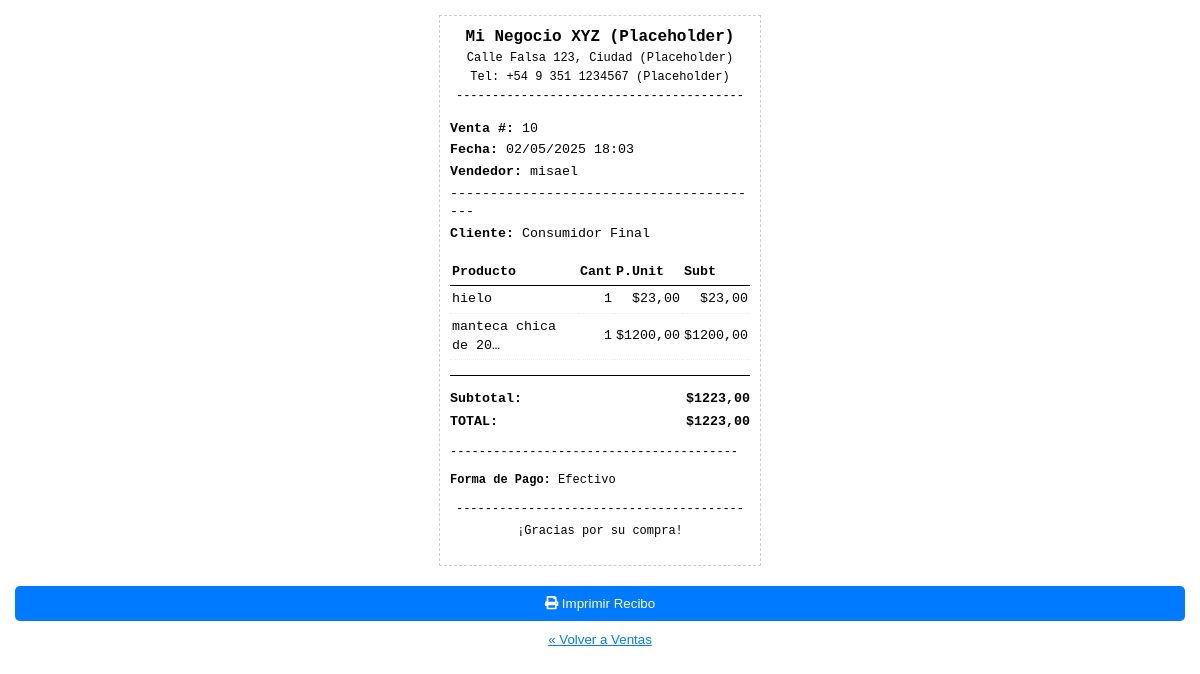
Screenshot of /sales/receipt/10/ (signed in) with the database file from the repository.
### applications/sales/models.py (models this page shows, shortened)
class Sale(models.Model):
    PAYMENT_METHOD_CHOICES = [
        ('cash', 'Efectivo'),
        ('card', 'Tarjeta'),
        ('transfer', 'Transferencia'),
    ]
    client = models.ForeignKey(
        Client,
        on_delete=models.SET_NULL,
        null=True,
        blank=True,
        verbose_name="Cliente"
    )
    seller = models.ForeignKey(
        settings.AUTH_USER_MODEL,
        on_delete=models.SET_NULL,
        null=True,
        verbose_name="Vendedor"
    )
    sale_date = models.DateTimeField(default=timezone.now, verbose_name="Fecha de Venta")
    total_amount = models.DecimalField(
        max_digits=12, decimal_places=2, default=Decimal('0.00'),
        verbose_name="Monto Total (Final)"
    )
    discount_amount = models.DecimalField(
        max_digits=10, decimal_places=2, default=Decimal('0.00'),
        verbose_name="Monto Descuento"
    )
    payment_method = models.CharField(
        max_length=20,
        choices=PAYMENT_METHOD_CHOICES,
        default='cash',
        verbose_name="Método de Pago"
    )
    amount_received = models.DecimalField( # Específico para efectivo
        max_digits=12, decimal_places=2, null=True, blank=True,
        verbose_name="Monto Recibido (Efectivo)"
    )
    change_given = models.DecimalField( # Específico para efectivo
        max_digits=12, decimal_places=2, null=True, blank=True,
        verbose_name="Cambio Entregado (Efectivo)"
    )
    discount_reason = models.CharField(
        max_length=255, blank=True, null=True,
        verbose_name="Razón Descuento"
    )
    notes = models.TextField(blank=True, null=True, verbose_name="Notas Adicionales")
    class Meta:
        verbose_name = "Venta"
        verbose_name_plural = "Ventas"
        ordering = ['-sale_date']
    @property
    def subtotal(self):
        if self.total_amount is not None and self.discount_amount is not None:
             return self.total_amount + self.discount_amount
        return self.total_amount # Fallback

class SaleDetail(models.Model):
    sale = models.ForeignKey(
        Sale,
        on_delete=models.CASCADE, # Si se borra la venta, se borran sus detalles
        related_name='details', # Para acceder desde la venta: venta.details.all()
        verbose_name="Venta"
    )
    product = models.ForeignKey(
        Product,
        on_delete=models.PROTECT, # No permite borrar un producto si está en detalles de venta
        verbose_name="Producto"
    )
    quantity = models.PositiveIntegerField(verbose_name="Cantidad")
    unit_price = models.DecimalField(max_digits=10, decimal_places=2, verbose_name="Precio Unitario")
    class Meta:
        verbose_name = "Detalle de Venta"
        verbose_name_plural = "Detalles de Venta"
    @property
    def subtotal(self):
        return self.quantity * self.unit_price

### applications/stock/models.py (models this page shows, shortened)
class Product(models.Model):
    name = models.CharField(max_length=200, verbose_name="Nombre del Artículo")
    description = models.TextField(blank=True, null=True, verbose_name="Descripción")
    price = models.DecimalField(max_digits=10, decimal_places=2, verbose_name="Precio de Venta")
    brand = models.ForeignKey(Brand, on_delete=models.PROTECT, verbose_name="Marca/Fabricante")
    category = models.ForeignKey(Category, on_delete=models.PROTECT, verbose_name="Categoría")
    stock = models.IntegerField(default=0, verbose_name="Stock Actual") # Inicia en 0, se actualiza por remitos
    bar_code = models.CharField(max_length=50, unique=True, blank=True, null=True, verbose_name="Código de Barras")
    class Meta:
        verbose_name = "Producto"
        verbose_name_plural = "Productos"
        ordering = ['name']

### applications/sales/views.py (the view)
# urls.py: path('receipt/<int:sale_id>/', views.sale_receipt_view, name='sale_receipt'), #Recibo del cliente
@login_required
def sale_receipt_view(request, sale_id):
    try:
        sale = Sale.objects.select_related('client', 'seller').prefetch_related(
            'details', # Prefetch detalles
            'details__product', # Prefetch producto dentro de detalles
            'details__product__brand', # Prefetch marca dentro de producto (opcional)
            'details__product__category' # Prefetch categoría dentro de producto (opcional)
        ).get(id=sale_id)
    except Sale.DoesNotExist:
        messages.error(request, "La venta solicitada no existe.")
        return redirect('sales:pos_view') # O a una página de historial de ventas
    context = {
        'sale': sale,
        'company_name': "Mi Negocio XYZ (Placeholder)",
        'company_address': "Calle Falsa 123, Ciudad (Placeholder)",
        'company_phone': "+54 9 351 1234567 (Placeholder)",
    }
    return render(request, 'sales/receipt.html', context)

### applications/sales/templates/sales/receipt.html (shortened to what this page needs)
{% load humanize %}
<!DOCTYPE html>
<html lang="es">
<head>
</head>
<body>
    <div class="receipt-container">
        <header>
            <h1>{{ company_name }}</h1>
            <p>{{ company_address }}</p>
            <p>Tel: {{ company_phone }}</p>
            <p>----------------------------------------</p>
        </header>
        <section class="sale-info">
            <p><strong>Venta #:</strong> {{ sale.id }}</p>
            <p><strong>Fecha:</strong> {{ sale.sale_date|date:"d/m/Y H:i" }}</p>
            <p><strong>Vendedor:</strong> {{ sale.seller.username|default:"N/A" }}</p>
        </section>
        {% if sale.client %}
        <section class="client-info">
             <p>----------------------------------------</p>
             <p><strong>Cliente:</strong> {{ sale.client.client_name }}</p>
             {% if sale.client.address %}<p>Dirección: {{ sale.client.address }}</p>{% endif %}
             {% if sale.client.phone %}<p>Tel: {{ sale.client.phone }}</p>{% endif %}
        </section>
        {% else %}
        <section class="client-info">
            <p>----------------------------------------</p>
            <p><strong>Cliente:</strong> Consumidor Final</p>
        </section>
        {% endif %}
        <table class="items-table">
            <thead>
                <tr>
                    <th>Producto</th>
                    <th class="qty">Cant</th>
                    <th class="price">P.Unit</th>
                    <th class="subtotal">Subt</th>
                </tr>
            </thead>
            <tbody>
                {% for detail in sale.details.all %}
                <tr>
                    <td>{{ detail.product.name|truncatechars:20 }}</td>
                    <td class="qty">{{ detail.quantity }}</td>
                    <td class="price">${{ detail.unit_price|floatformat:2 }}</td>
                    <td class="subtotal">${{ detail.subtotal|floatformat:2 }}</td>
                </tr>
                {% endfor %}
            </tbody>
        </table>
        <section class="totals">
            <p>Subtotal: <span>${{ sale.subtotal|floatformat:2 }}</span></p>
            <p>TOTAL: <span>${{ sale.total_amount|floatformat:2 }}</span></p>
        </section>
        <section class="payment-info">
            <p>----------------------------------------</p>
            <p><strong>Forma de Pago:</strong> {{ sale.get_payment_method_display }}</p>
       </section>
        <footer>
             <p>----------------------------------------</p>
             <p>¡Gracias por su compra!</p>
        </footer>
    </div>
    <button onclick="window.print();" class="print-button">
        <i class="fas fa-print"></i> Imprimir Recibo
    </button>
    <div style="text-align: center; margin-top: 10px;">
        <a href="{% url 'sales:pos_view' %}" style="font-family: sans-serif; font-size: 1em; color: #007bff;">&laquo; Volver a Ventas</a>
    </div>
</body>
</html>

### applications/sales/templates/sales/receipt.html (style rules this page uses)
body { font-family: 'Courier New', Courier, monospace; margin: 0; padding: 15px; background-color: #fff; color: #000; font-size: 10pt; line-height: 1.4; }
.receipt-container { max-width: 300px; margin: 0 auto; border: 1px dashed #ccc; padding: 10px; }
header, footer { text-align: center; margin-bottom: 15px; }
header h1 { margin: 0; font-size: 1.2em; }
header p { margin: 2px 0; font-size: 0.9em; }
.sale-info p, .client-info p { margin: 3px 0; }
.items-table { width: 100%; margin-top: 15px; border-collapse: collapse; }
.items-table th, .items-table td { text-align: left; padding: 4px 2px; border-bottom: 1px dotted #eee; }
.items-table th { font-weight: bold; border-bottom: 1px solid #000; }
.items-table td.qty, .items-table td.price, .items-table td.subtotal { text-align: right; }
.totals { margin-top: 15px; padding-top: 10px; border-top: 1px solid #000; }
.totals p { display: flex; justify-content: space-between; margin: 4px 0; font-weight: bold; }
.payment-info { margin-top: 10px; font-size: 0.9em; }
footer p { margin: 5px 0; font-size: 0.9em; }
.print-button { display: block; width: 100%; padding: 10px; margin-top: 20px; background-color: #007bff; color: white; border: none; border-radius: 5px; cursor: pointer; text-align: center; }

### rows the page displays
Sale: id "10", sale_date "02/05/2025 18:03", seller.username "misael", subtotal "1223,00", total_amount "1223,00", payment_method "Efectivo"
SaleDetail: product.name "hielo", quantity "1", unit_price "23,00", subtotal "23,00"
SaleDetail: product.name "manteca chica de 20…", quantity "1", unit_price "1200,00", subtotal "1200,00"

### other values shown
{{ company_name }} "Mi Negocio XYZ (Placeholder)"
{{ company_address }} "Calle Falsa 123, Ciudad (Placeholder)"
{{ company_phone }} "+54 9 351 1234567 (Placeholder)"
